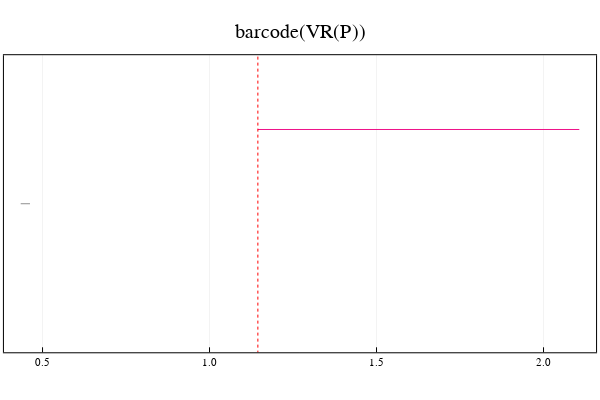

Notebook cell for this chart:
### Code cell
plot(p, title = "barcode(VR(P))")

### Figure 1 — Plotly figure (JSON) as saved in the notebook; plotly's stock layout.template omitted (floating-point values rounded to 4 significant figures)
{"data": [{"colorbar": {"title": ""}, "hoverinfo": "text", "legendgroup": "y1", "line": {"color": "rgba(143, 143, 143, 1.000)", "dash": "solid", "shape": "linear", "width": 1}, "mode": "lines", "name": "y1", "showlegend": true, "text": ["class 1", "class 1"], "type": "scatter", "x": [0.4346, 0.4625], "xaxis": "x1", "y": [1, 1], "yaxis": "y1", "zmax": null, "zmin": null}, {"colorbar": {"title": ""}, "hoverinfo": "text", "legendgroup": "y2", "line": {"color": "rgba(143, 143, 143, 1.000)", "dash": "solid", "shape": "linear", "width": 1}, "mode": "lines", "name": "y2", "showlegend": true, "text": ["class 2", "class 2"], "type": "scatter", "x": [1.145, 1.145], "xaxis": "x1", "y": [2, 2], "yaxis": "y1", "zmax": null, "zmin": null}, {"colorbar": {"title": ""}, "hoverinfo": "text", "legendgroup": "y3", "line": {"color": "rgba(238, 18, 137, 1.000)", "dash": "solid", "shape": "linear", "width": 1}, "mode": "lines", "name": "y3", "showlegend": true, "text": ["class 2", "class 2"], "type": "scatter", "x": [1.145, 2.107], "xaxis": "x1", "y": [2, 2], "yaxis": "y1", "zmax": null, "zmin": null}, {"colorbar": {"title": ""}, "legendgroup": "y4", "line": {"color": "rgba(255, 0, 0, 1.000)", "dash": "dot", "shape": "linear", "width": 1}, "mode": "lines", "name": "y4", "showlegend": true, "type": "scatter", "x": [1.145, 1.145], "xaxis": "x1", "y": [-401, 403], "yaxis": "y1", "zmax": null, "zmin": null}], "layout": {"annotations": [{"font": {"color": "rgba(0, 0, 0, 1.000)", "family": "sans-serif", "size": 20}, "rotation": 0, "showarrow": false, "text": "barcode(VR(P))", "x": 0.5, "xanchor": "center", "xref": "paper", "y": 1, "yanchor": "top", "yref": "paper"}], "height": 400, "margin": {"b": 20, "l": 0, "r": 0, "t": 20}, "paper_bgcolor": "rgba(255, 255, 255, 1.000)", "plot_bgcolor": "rgba(255, 255, 255, 1.000)", "showlegend": false, "width": 600, "xaxis": {"anchor": "y1", "domain": [0.006562, 0.9934], "gridcolor": "rgba(0, 0, 0, 0.100)", "gridwidth": 0.5, "linecolor": "rgba(0, 0, 0, 1.000)", "mirror": true, "range": [0.3844, 2.157], "showgrid": true, "showline": true, "showticklabels": true, "tickangle": 0, "tickcolor": "rgb(0, 0, 0)", "tickfont": {"color": "rgba(0, 0, 0, 1.000)", "family": "sans-serif", "size": 11}, "tickmode": "array", "ticks": "inside", "ticktext": ["0.5", "1.0", "1.5", "2.0"], "tickvals": [0.5, 1, 1.5, 2], "title": "", "titlefont": {"color": "rgba(0, 0, 0, 1.000)", "family": "sans-serif", "size": 15}, "type": "-", "visible": true, "zeroline": false, "zerolinecolor": "rgba(0, 0, 0, 1.000)"}, "yaxis": {"anchor": "x1", "domain": [0.07699, 0.9022], "gridcolor": "rgba(0, 0, 0, 0.100)", "gridwidth": 0.5, "linecolor": "rgba(0, 0, 0, 1.000)", "mirror": true, "range": [-1, 3], "showgrid": true, "showline": true, "showticklabels": true, "tickangle": 0, "tickcolor": "rgb(0, 0, 0)", "tickfont": {"color": "rgba(0, 0, 0, 1.000)", "family": "sans-serif", "size": 11}, "tickmode": "array", "ticks": "inside", "ticktext": [], "tickvals": [], "title": "", "titlefont": {"color": "rgba(0, 0, 0, 1.000)", "family": "sans-serif", "size": 15}, "type": "-", "visible": true, "zeroline": false, "zerolinecolor": "rgba(0, 0, 0, 1.000)"}}}
